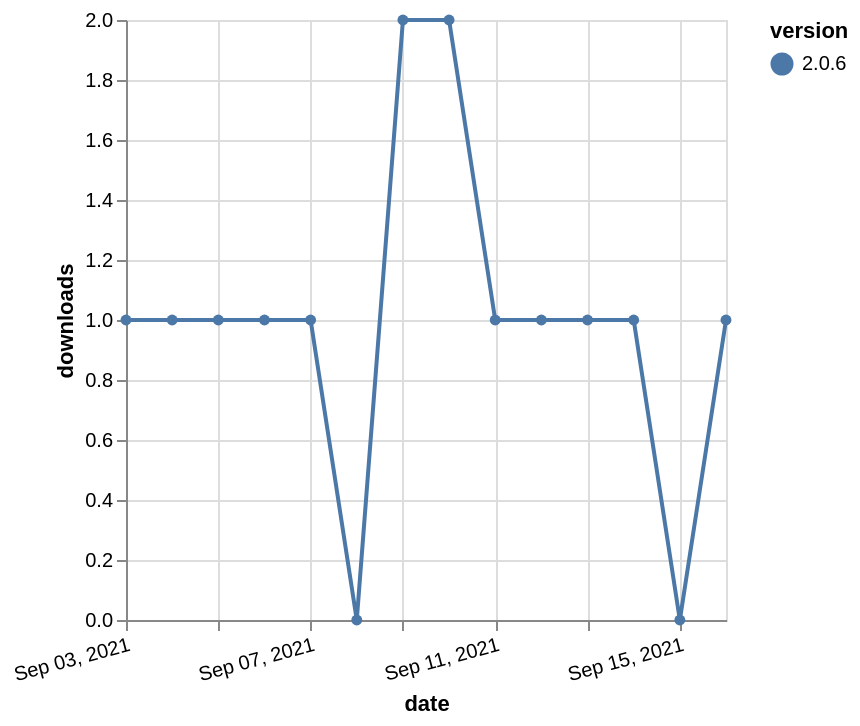

Describe this chart as a Vega-Lite specification.
### Vega-Lite specification from a JSON file in a GitHub repository (floating-point values rounded to 4 significant figures)
{"$schema": "https://vega.github.io/schema/vega-lite/v5.json", "description": "A simple bar chart with embedded data.", "data": {"values": [{"date": "2021-09-03", "total": 165, "delta": 1, "version": "2.0.6"}, {"date": "2021-09-04", "total": 166, "delta": 1, "version": "2.0.6"}, {"date": "2021-09-05", "total": 167, "delta": 1, "version": "2.0.6"}, {"date": "2021-09-06", "total": 168, "delta": 1, "version": "2.0.6"}, {"date": "2021-09-07", "total": 169, "delta": 1, "version": "2.0.6"}, {"date": "2021-09-08", "total": 169, "delta": 0, "version": "2.0.6"}, {"date": "2021-09-09", "total": 171, "delta": 2, "version": "2.0.6"}, {"date": "2021-09-10", "total": 173, "delta": 2, "version": "2.0.6"}, {"date": "2021-09-11", "total": 174, "delta": 1, "version": "2.0.6"}, {"date": "2021-09-12", "total": 175, "delta": 1, "version": "2.0.6"}, {"date": "2021-09-13", "total": 176, "delta": 1, "version": "2.0.6"}, {"date": "2021-09-14", "total": 177, "delta": 1, "version": "2.0.6"}, {"date": "2021-09-15", "total": 177, "delta": 0, "version": "2.0.6"}, {"date": "2021-09-16", "total": 178, "delta": 1, "version": "2.0.6"}]}, "width": "container", "mark": {"type": "line", "point": {"filled": true}}, "encoding": {"x": {"field": "date", "type": "temporal", "timeUnit": "yearmonthdate", "title": "date", "axis": {"labelAngle": -15}}, "y": {"field": "delta", "type": "quantitative", "title": "downloads"}, "color": {"field": "version", "type": "nominal"}, "tooltip": {"field": "delta"}}}
